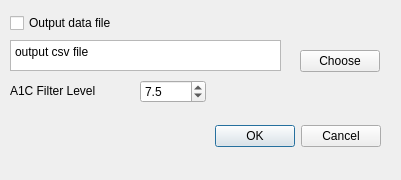
<?xml version="1.0" encoding="UTF-8"?>
<ui version="4.0">
 <class>ConfigDialog</class>
 <widget class="QDialog" name="ConfigDialog">
  <property name="geometry">
   <rect>
    <x>0</x>
    <y>0</y>
    <width>401</width>
    <height>180</height>
   </rect>
  </property>
  <property name="sizePolicy">
   <sizepolicy hsizetype="Fixed" vsizetype="Fixed">
    <horstretch>0</horstretch>
    <verstretch>0</verstretch>
   </sizepolicy>
  </property>
  <property name="windowTitle">
   <string>Analysis Parameters</string>
  </property>
  <widget class="QDialogButtonBox" name="buttonBox">
   <property name="geometry">
    <rect>
     <x>40</x>
     <y>120</y>
     <width>341</width>
     <height>32</height>
    </rect>
   </property>
   <property name="orientation">
    <enum>Qt::Horizontal</enum>
   </property>
   <property name="standardButtons">
    <set>QDialogButtonBox::Cancel|QDialogButtonBox::Ok</set>
   </property>
  </widget>
  <widget class="QPlainTextEdit" name="output_path">
   <property name="geometry">
    <rect>
     <x>10</x>
     <y>40</y>
     <width>271</width>
     <height>31</height>
    </rect>
   </property>
   <property name="verticalScrollBarPolicy">
    <enum>Qt::ScrollBarAlwaysOff</enum>
   </property>
   <property name="horizontalScrollBarPolicy">
    <enum>Qt::ScrollBarAlwaysOff</enum>
   </property>
   <property name="plainText">
    <string>output csv file</string>
   </property>
  </widget>
  <widget class="QPushButton" name="choose_file">
   <property name="geometry">
    <rect>
     <x>300</x>
     <y>50</y>
     <width>80</width>
     <height>22</height>
    </rect>
   </property>
   <property name="text">
    <string>Choose</string>
   </property>
  </widget>
  <widget class="QLabel" name="label">
   <property name="geometry">
    <rect>
     <x>10</x>
     <y>80</y>
     <width>121</width>
     <height>21</height>
    </rect>
   </property>
   <property name="text">
    <string>A1C Filter Level</string>
   </property>
  </widget>
  <widget class="QDoubleSpinBox" name="a1c_margin">
   <property name="geometry">
    <rect>
     <x>140</x>
     <y>80</y>
     <width>66</width>
     <height>23</height>
    </rect>
   </property>
   <property name="decimals">
    <number>1</number>
   </property>
   <property name="value">
    <double>7.500000000000000</double>
   </property>
  </widget>
  <widget class="QCheckBox" name="is_output">
   <property name="geometry">
    <rect>
     <x>10</x>
     <y>10</y>
     <width>371</width>
     <height>26</height>
    </rect>
   </property>
   <property name="text">
    <string>Output data file</string>
   </property>
  </widget>
 </widget>
 <resources/>
 <connections>
  <connection>
   <sender>buttonBox</sender>
   <signal>accepted()</signal>
   <receiver>ConfigDialog</receiver>
   <slot>accept()</slot>
   <hints>
    <hint type="sourcelabel">
     <x>248</x>
     <y>254</y>
    </hint>
    <hint type="destinationlabel">
     <x>157</x>
     <y>274</y>
    </hint>
   </hints>
  </connection>
  <connection>
   <sender>buttonBox</sender>
   <signal>rejected()</signal>
   <receiver>ConfigDialog</receiver>
   <slot>reject()</slot>
   <hints>
    <hint type="sourcelabel">
     <x>316</x>
     <y>260</y>
    </hint>
    <hint type="destinationlabel">
     <x>286</x>
     <y>274</y>
    </hint>
   </hints>
  </connection>
 </connections>
</ui>
